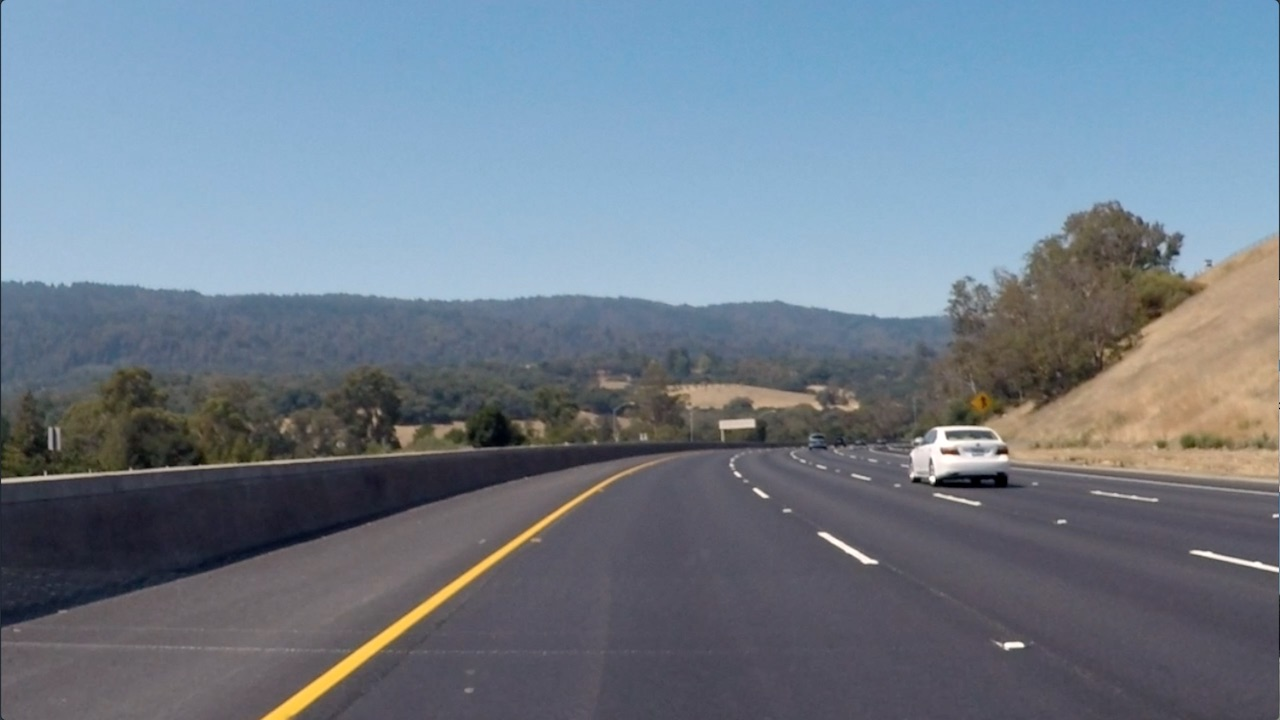
#> input picture data/curved_lane.jpg, 1280 x 720 px
$ python 'Introduction to CNN.py'
#> lines starting #> are read from the running program, lines starting #| are printed output that depends on the picture
#!/usr/bin/env python3
# -*- coding: utf-8 -*-
"""
Created on Wed Dec 26 21:50:06 2018

@author: wingsuncheung
"""
import matplotlib.pyplot as plt
import matplotlib.image as mpimg

import cv2
import numpy as np

image = mpimg.imread('data/curved_lane.jpg')
#> image is the input picture: shape (720, 1280, 3); mean R, G, B 112.1, 125, 138.7

plt.imshow(image)

gray = cv2.cvtColor(image, cv2.COLOR_RGB2GRAY)
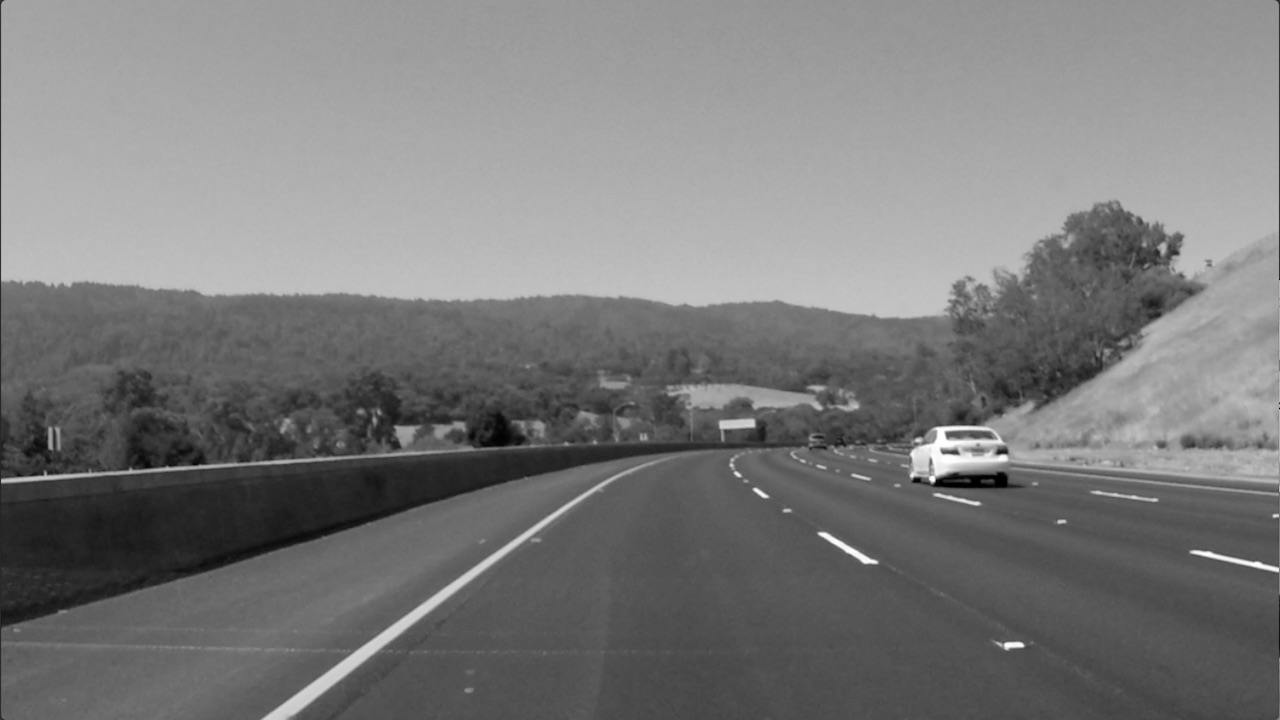
#> gray: shape (720, 1280); min 0, max 255, mean 122.7

plt.imshow(gray, cmap='gray')

sobel_y = np.array([[-1, -2, -1],
                   [0, 0, 0,],
                   [1, 2, 1]])


sobel_x = np.array([[-1, 0, 1],
                   [-2, 0, 2],
                   [-1, 0, 1]])


filtered_image = cv2.filter2D(gray, -1, sobel_x)
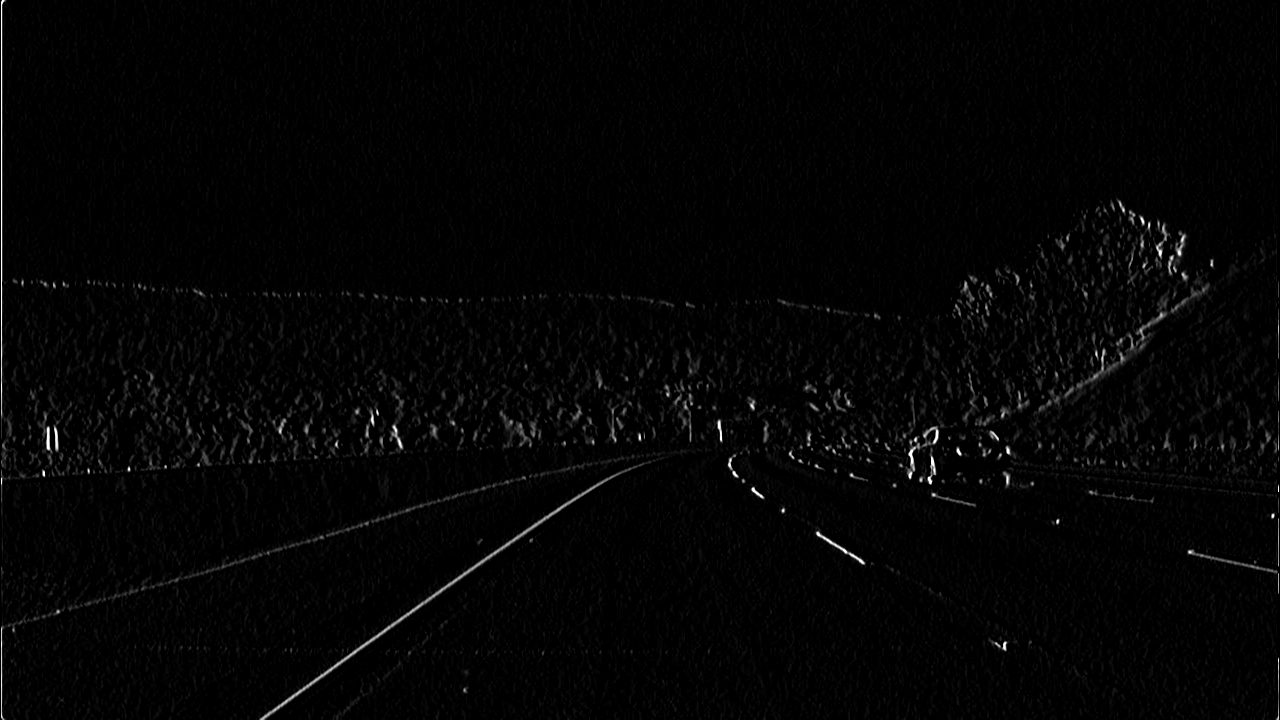
#> filtered_image: shape (720, 1280); min 0, max 255, mean 4.3
plt.imshow(filtered_image, cmap='gray')
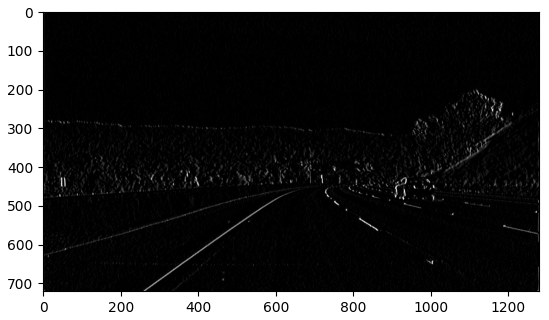
#> figure drawn by matplotlib, 1 panel
